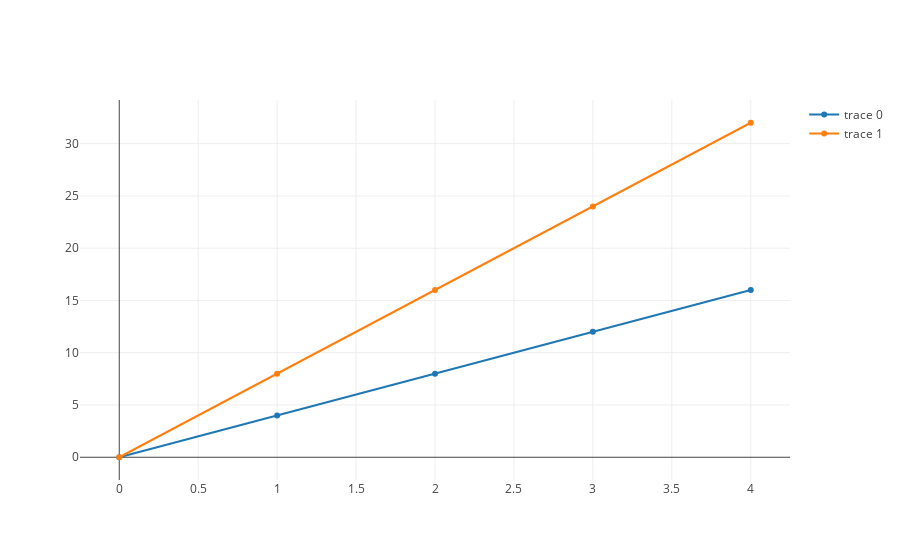

Here is the notebook cell this chart was saved with:
### Markdown cell above
Now let's create a figure with two traces.  This is easy enough.  Each trace is a dictionary.  And we make each trace an element in our list (which is for our figure).  This makes sense, as our figure is a list of traces.

### Code cell
first_trace =  {'x': [0, 1, 2, 3, 4], 'y': [0, 4, 8, 12, 16]}
second_trace =  {'x': [0, 1, 2, 3, 4], 'y': [0, 8, 16, 24, 32]}

iplot([
   first_trace, second_trace
])

### Figure 1 — Plotly figure (JSON) as saved in the notebook; plotly's stock layout.template omitted (floating-point values rounded to 4 significant figures)
{"data": [{"type": "scatter", "uid": "35d2aa43-4d73-44ca-b795-c0d8444fda82", "x": [0, 1, 2, 3, 4], "y": [0, 4, 8, 12, 16]}, {"type": "scatter", "uid": "95948825-367d-43c3-a6c0-db74117ef9e3", "x": [0, 1, 2, 3, 4], "y": [0, 8, 16, 24, 32]}], "layout": {"autosize": true, "xaxis": {"autorange": true, "range": [-0.267, 4.267], "type": "linear"}, "yaxis": {"autorange": true, "range": [-2.344, 34.34], "type": "linear"}}}
